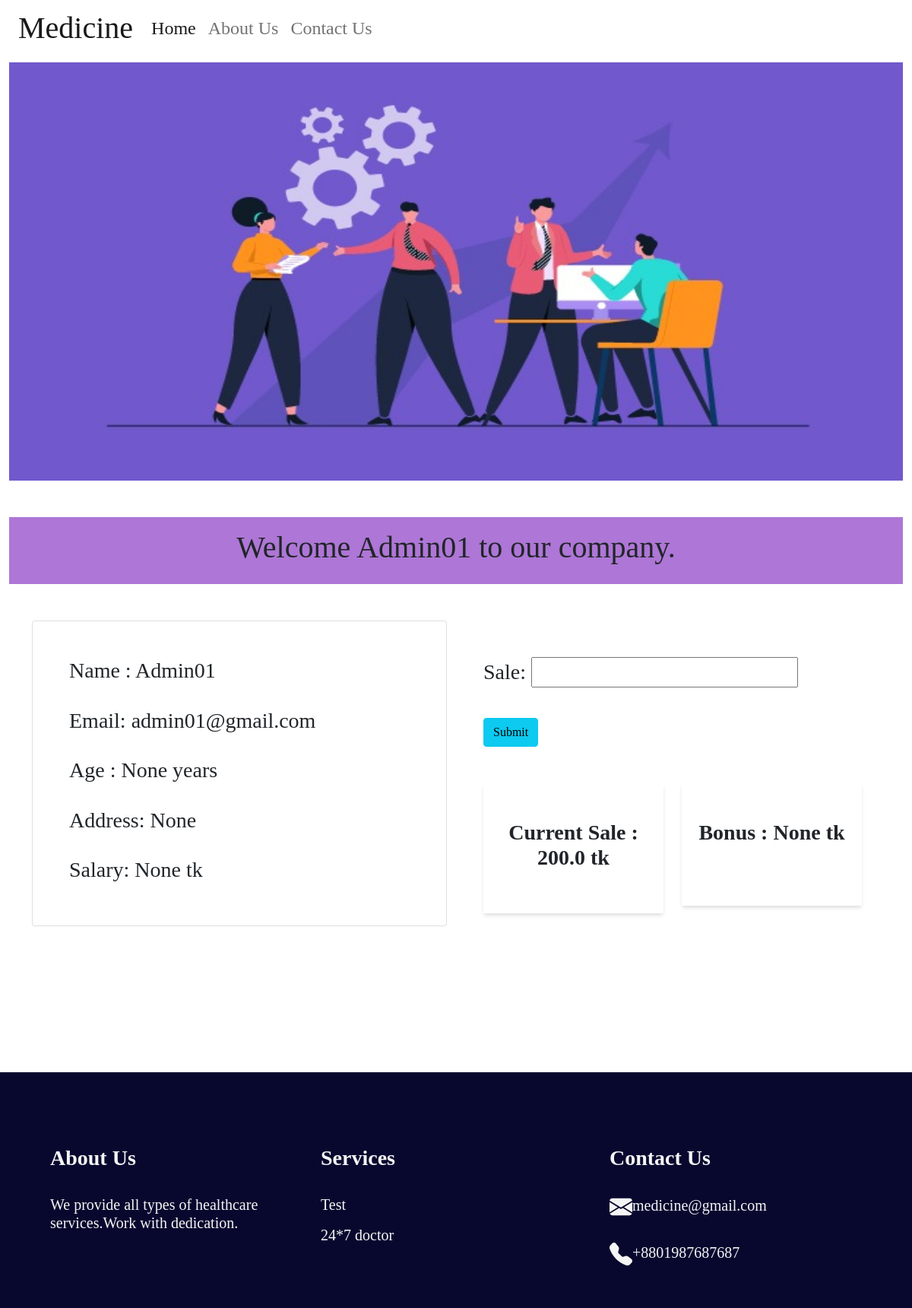
Page /employee (signed in) on the committed database.
### Accounts/models.py (models this page shows)
class User(AbstractUser):
    is_admin=models.BooleanField('Is admin', default=False)
    is_employee=models.BooleanField('Is employee', default=False)
    Age=models.IntegerField(null=True,blank=True)
    Address=models.CharField(max_length=200,null=True,blank=True)
    Salary=models.IntegerField(null=True,blank=True)

### Accounts/views.py (the view)
# urls.py: path('employee' , views.employee , name='employee'),
def employee(request):
    if request.method == "POST":
        form=SaleForm(request.POST)
        if form.is_valid():
            instance=form.save(commit=False)
            instance.employee=request.user
            instance.save()
            return redirect('employee')
    else:
        form=SaleForm()
    price=Sale.objects.filter(employee=request.user).aggregate(total_sale=Sum('sale'))
    bonus_user=AddBonus.objects.filter(employee=request.user).aggregate(total_bonus=Sum('Bonus'))
    context={
        'price': price,
        'bonus_user': bonus_user,
        'saleform': form
    }
    return render(request, 'home.html',context)

### Accounts/forms.py
class SaleForm(ModelForm):
    class Meta:
        model=Sale
        fields=['sale']

### Accounts/templates/home.html (shortened to what this page needs)
{% extends 'index.html' %}
{% block content %}
<div class="container-fluid">
    <div class="top mt-5 py-3" style="background: rgb(174, 118, 214);">
    <h1 style="text-align: center;" > Welcome {{ user.username }} to our company. </h1>
    </div>
<div class="container my-10">
    <br>
    <br>
    <div class="row">
        <div class="col-md-6">
            <div class="card py-5 px-5">
                <h3> Name : {{ user.username }} </h3>
                <br>
                <h3> Email: {{ user.email }} </h3>
                <br>
                <h3> Age : {{ user.Age }} years</h3>
                <br>
                <h3> Address: {{ user.Address }} </h3>
                <br>
                <h3> Salary: {{ user.Salary }} tk</h3>
            </div>
        </div>
        <div class="col-md-6">
            <div class="container">
                <div class="addsale mt-5">
                    <form method="POST">
                        <h3>{{ saleform.as_p }}</h3>
                        <br>
                        <input type="submit" class="btn btn-info">
                    </form>
                </div>
                <br>
                <br>
                <div class="row">
                    <div class="col-md-6">
                        <div class="box py-5" style="text-align:center;box-shadow: rgba(0, 0, 0, 0.1) 0px 4px 6px -1px, rgba(0, 0, 0, 0.06) 0px 2px 4px -1px;">
                            <h3><b>Current Sale : {{ price.total_sale }} tk </b></h3>
                        </div>
                    </div>
                    <div class="col-md-6">
                        <div class="box py-5" style="text-align:center;box-shadow: rgba(0, 0, 0, 0.1) 0px 4px 6px -1px, rgba(0, 0, 0, 0.06) 0px 2px 4px -1px;">
                            <h3><b>Bonus  :  {{ bonus_user.total_bonus }} tk</b></h3>
                            <br>
                        </div>
                    </div>
                </div>
            </div>
        </div></div>
        <br>
        <br>
        <br>
        <br>
    </div>
<br>
<br>
</div>
{% endblock %}

### rows in the picture
User: username "Admin01", email "admin01@gmail.com", Age "None", Address "None", Salary "None"

### other values in the picture
{{ price.total_sale }} "200.0"
{{ bonus_user.total_bonus }} "None"
